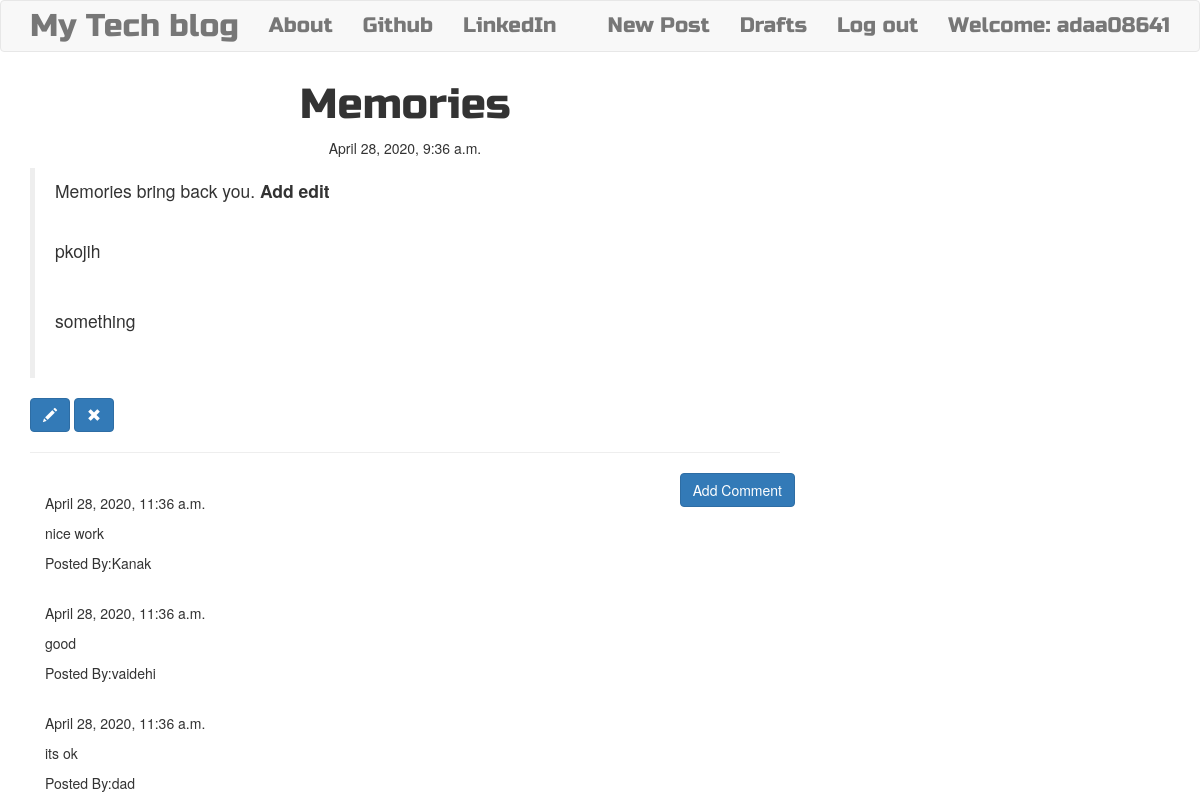
The app's page /post/1/ (signed in) with its own data.
### blog/models.py (models this page shows, shortened)
class Post(models.Model):
    author=models.ForeignKey('auth.User',on_delete=models.DO_NOTHING)
    title = models.CharField(max_length=200)
    text = models.TextField()
    created_date =models.DateTimeField(default=timezone.now)
    published_date = models.DateTimeField(blank=True,null=True)

class Comment(models.Model):
    post= models.ForeignKey('blog.Post', related_name='comments',on_delete=models.DO_NOTHING)
    author = models.CharField(max_length=200)
    text = models.TextField()
    created_date =models.DateTimeField(default=timezone.now)
    approved_comment = models.BooleanField(default=False)

### blog/views.py (the view)
# urls.py: path('post/<int:pk>/',views.PostDetailView.as_view(),name='post_detail'),
class PostDetailView(DetailView):
    model= Post

### blog/templates/blog/post_detail.html (shortened to what this page needs)
{% extends "blog/base.html" %}
{% block content %}
<h1 class="posttitle loader">{{post.title}}</h1>
{% if post.published_date %}
<div class="date postdate">
    {{ post.published_date }}
</div>
{% else %}
<a class="btn btn-default" href="{% url 'post_publish' pk=post.pk %}">Publish</a>
{% endif %}
<p class="postcontent">{{ post.text|safe|linebreaksbr }}</p>
{% if user.is_authenticated %}
<a class="btn btn-primary" href="{% url 'post_edit' pk=post.pk %}">
    <span class="glyphicon glyphicon-pencil"></span>
</a>
<a class="btn btn-primary" href="{% url 'post_remove' pk=post.pk %}">
    <span class="glyphicon glyphicon-remove"></span>
</a>
{% endif %}
<hr>
<a class="btn btn-primary btn-comment" href="{% url 'add_comment_to_post' pk=post.pk %}">Add Comment</a>
<div class="container">
    {% for comment in post.comments.all %}
    <br>
    {% if user.is_authenticated or comment.approved_comment %}
      {{ comment.created_date }}
      <p>{{comment.text|safe|linebreaks}}</p>
      <p>Posted By:{{comment.author }}</p>
    {% endif %}
    {% empty %}
    <p>No comments posted</p>
    {% endfor %}
</div>
{% endblock %}

### blog/templates/blog/base.html (shortened to what this page needs)
<!DOCTYPE html>
{% load static %}
<html>
    <head>
        <link rel="stylesheet" href="https://maxcdn.bootstrapcdn.com/bootstrap/3.4.1/css/bootstrap.min.css">
        <link rel="stylesheet" href="//cdn.jsdelivr.net/npm/medium-editor@latest/dist/css/medium-editor.min.css" type="text/css" media="screen" charset="utf-8">
        <link rel="stylesheet" href="{% static 'css/blog.css' %}">
    </head>
<body class='loader'>
  <nav class="navbar navbar-default techfont custom-navbar">
    <div class="container">
      <ul class="nav navbar-nav">
        <li><a class='navbar-brand bigbrand' href="{% url 'post_list' %}">My Tech blog</a></li>
        <li><a href="{% url 'about' %}" >About</a></li>
        <li><a href="https://www.github.com">Github</a></li>
        <li><a href="https://www.linkedin.com">LinkedIn</a></li>
      </ul>
      <ul class="nav navbar-nav navbar-right">
        {% if user.is_authenticated %}
        <li>
          <a href="{% url 'post_new' %}" >New Post</a>
        </li>
        <li>
          <a href="{% url 'post_draft_list' %}">Drafts</a>
        </li>
        <li>
          <a href="{% url 'logout' %}" >Log out</a>
        </li>
        <li>
          <a >Welcome: {{ user.username }}</a>
        </li>
          {% else %}
          <li><a class='nav navbar-right' href="{% url 'login' %}" ><span class="glyphicon glyphicon-user">Login</span></a></li>
        {% endif %}
      </ul>
  </div>
</nav>
        <div class="content container">
            <div class="row">
                <div class="col-md-8">
                  <div class="blog_posts">
                    {% block content %}
                    {% endblock %}
                  </div>
                </div>
            </div>
        </div>
</body>
</html>

### blog/static/css/blog.css (style rules this page uses)
.techfont { font-family: 'Russo One', sans-serif; font-size: 1.5em; margin-bottom: 10px; }
.bigbrand { font-size: 1.5em; }
.postdate { text-align: center; }
.posttitle { font-family: 'Russo One', sans-serif; font-size: 3em; text-align: center; }
.postcontent { font-family: 'Montserrat'; font-size: 1.5em; }
.btn-comment { position: absolute; right: 0px; }
.loader { filter:hue-rotate(0deg); color:linear-gradient(45deg,#0f8,#08f); animation:hue 10000ms infinite linear; }

### records on screen
Post: title "Memories", published_date "April 28, 2020, 9:36 a.m.", text "Memories bring back you. Add edit pkojih something"
Comment: created_date "April 28, 2020, 11:36 a.m.", text "nice work", author "Kanak"
Comment: created_date "April 28, 2020, 11:36 a.m.", text "good", author "vaidehi"
Comment: created_date "April 28, 2020, 11:36 a.m.", text "its ok", author "dad"

### other values on screen
{{ user.username }} "adaa08641"
